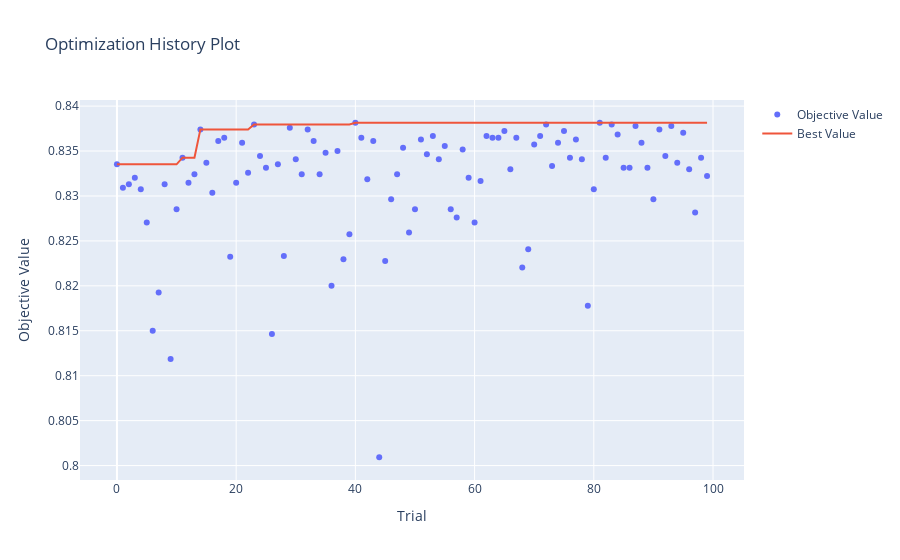
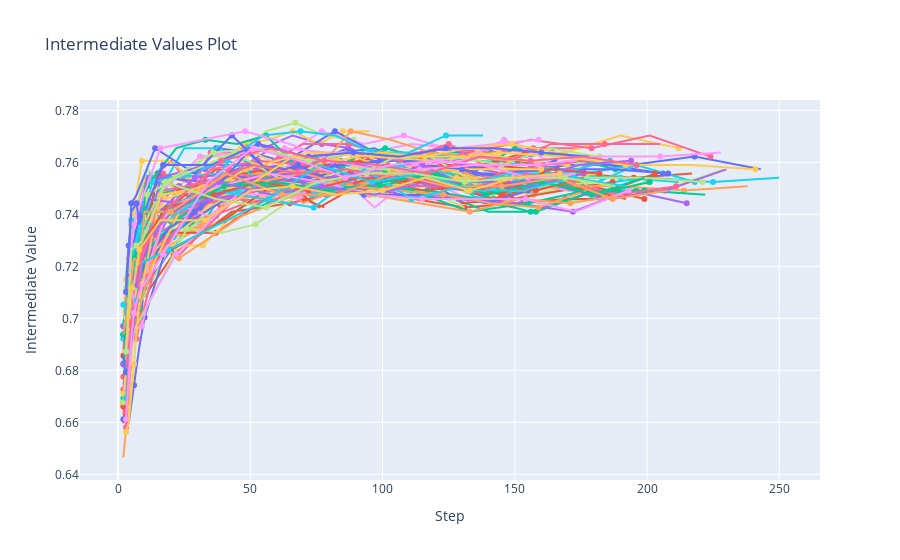
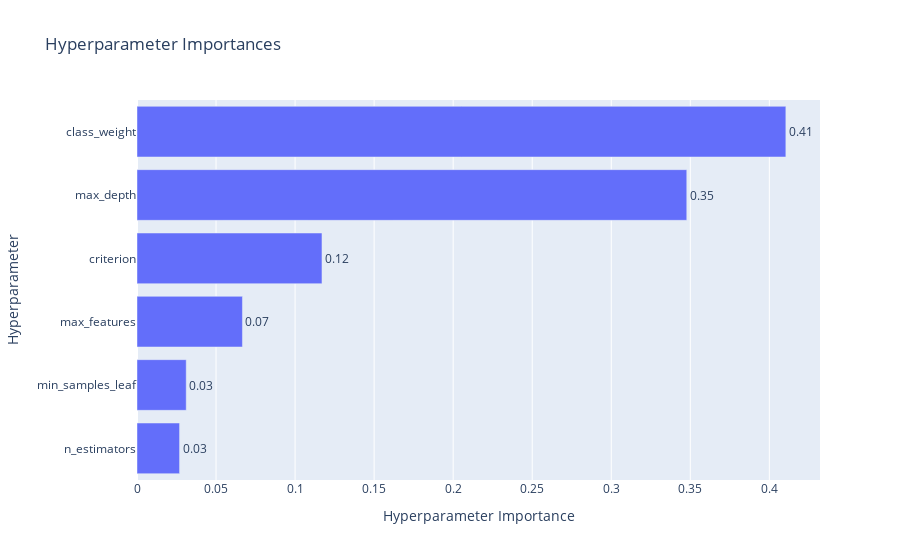

Notebook code cell kept with these figures, in order:
### Code cell
# --- Optional: Optuna Visualizations ---
import optuna.visualization as ov
fig1 = ov.plot_optimization_history(study)
fig1.show()
fig2 = ov.plot_intermediate_values(study)
fig2.show()
fig3 = ov.plot_param_importances(study)
fig3.show()
